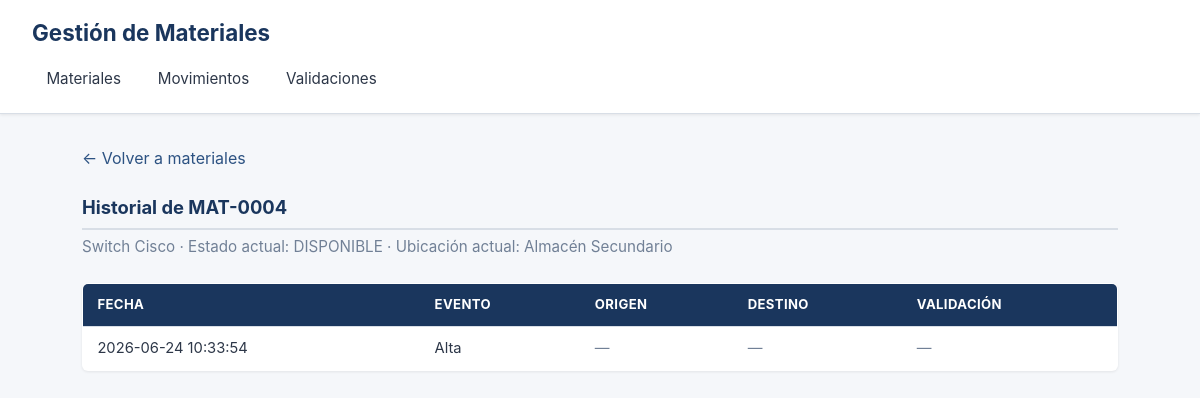
The app's page /index.php?page=historial&id=4 with its own data.
### tables this page shows
CREATE TABLE
    material (
        id INT AUTO_INCREMENT PRIMARY KEY,
        codigo VARCHAR(50) NOT NULL UNIQUE,
        descripcion VARCHAR(255) NOT NULL,
        categoria VARCHAR(100),
        estado ENUM ('DISPONIBLE', 'ASIGNADO', 'EN_REPARACION') NOT NULL DEFAULT 'DISPONIBLE',
        localizacion_actual_id INT NULL,
        activo TINYINT (1) NOT NULL DEFAULT 1,
        fecha_alta DATETIME NOT NULL DEFAULT CURRENT_TIMESTAMP,
        FOREIGN KEY (localizacion_actual_id) REFERENCES localizacion (id)
    );

CREATE TABLE
    localizacion (
        id INT AUTO_INCREMENT PRIMARY KEY,
        tipo ENUM ('PERSONA', 'LUGAR') NOT NULL,
        nombre VARCHAR(150) NOT NULL
    );

### pages/historial.php (the view, shortened to what this page needs)
<?php
$material_id = (int) ($_GET['id'] ?? 0);
$stmt = $pdo->prepare(
    "SELECT m.codigo, m.descripcion, m.estado, m.fecha_alta,
            l.nombre AS ubicacion_nombre
     FROM material m
     LEFT JOIN localizacion l ON m.localizacion_actual_id = l.id
     WHERE m.id = ?"
);
$stmt->execute([$material_id]);
$material = $stmt->fetch();
?>
<p><a href="index.php?page=materiales">← Volver a materiales</a></p>
<h2>Historial de <?php echo htmlspecialchars($material['codigo']); ?></h2>
<p class="subtitulo">
    <?php echo htmlspecialchars($material['descripcion']); ?> ·
    Estado actual: <?php echo htmlspecialchars($material['estado']); ?> ·
    Ubicación actual:
    <?php echo $material['ubicacion_nombre']
        ? htmlspecialchars($material['ubicacion_nombre'])
        : 'Sin ubicación'; ?>
</p>
<table>
    <thead>
        <tr>
            <th>Fecha</th>
            <th>Evento</th>
            <th>Origen</th>
            <th>Destino</th>
            <th>Validación</th>
        </tr>
    </thead>
    <tbody>
        <tr>
            <td><?php echo htmlspecialchars($material['fecha_alta']); ?></td>
            <td>Alta</td>
            <td><span class="text-muted">—</span></td>
            <td><span class="text-muted">—</span></td>
            <td><span class="text-muted">—</span></td>
        </tr>
    </tbody>
</table>

### assets/css/styles.css (style rules this page uses)
:root { --azul: #2c5282; --azul-osc: #1a365d; --gris-borde: #d8dee6; --gris-fondo: #f5f7fa; --gris-texto: #2d3748; --gris-suave: #718096; --rojo: #c53030; --blanco: #ffffff; --radio: 6px; --sombra: 0 1px 3px rgba(0, 0, 0, 0.08); }
body { font-family: -apple-system, "Segoe UI", Roboto, Helvetica, Arial, sans-serif; color: var(--gris-texto); background: var(--gris-fondo); line-height: 1.5; }
h2 { font-size: 1.15rem; color: var(--azul-osc); margin: 1.5rem 0 0.75rem; padding-bottom: 0.4rem; border-bottom: 2px solid var(--gris-borde); }
main > p > a, main p a { color: var(--azul); text-decoration: none; }
table { width: 100%; border-collapse: collapse; background: var(--blanco); border: 1px solid var(--gris-borde); border-radius: var(--radio); overflow: hidden; box-shadow: var(--sombra); margin-bottom: 1.5rem; }
thead { background: var(--azul-osc); }
th { text-align: left; padding: 0.7rem 0.9rem; color: var(--blanco); font-size: 0.82rem; text-transform: uppercase; letter-spacing: 0.03em; }
td { padding: 0.65rem 0.9rem; border-top: 1px solid var(--gris-borde); font-size: 0.92rem; vertical-align: middle; }
.text-muted { color: var(--gris-suave); }
.subtitulo { margin-top: -0.4rem; margin-bottom: 1.5rem; color: var(--gris-suave); font-size: 0.95rem; }

### records on screen
material: codigo "MAT-0004", descripcion "Switch Cisco", estado "DISPONIBLE", localizacion_actual.nombre "Almacén Secundario", fecha_alta "2026-06-24 10:33:54"
